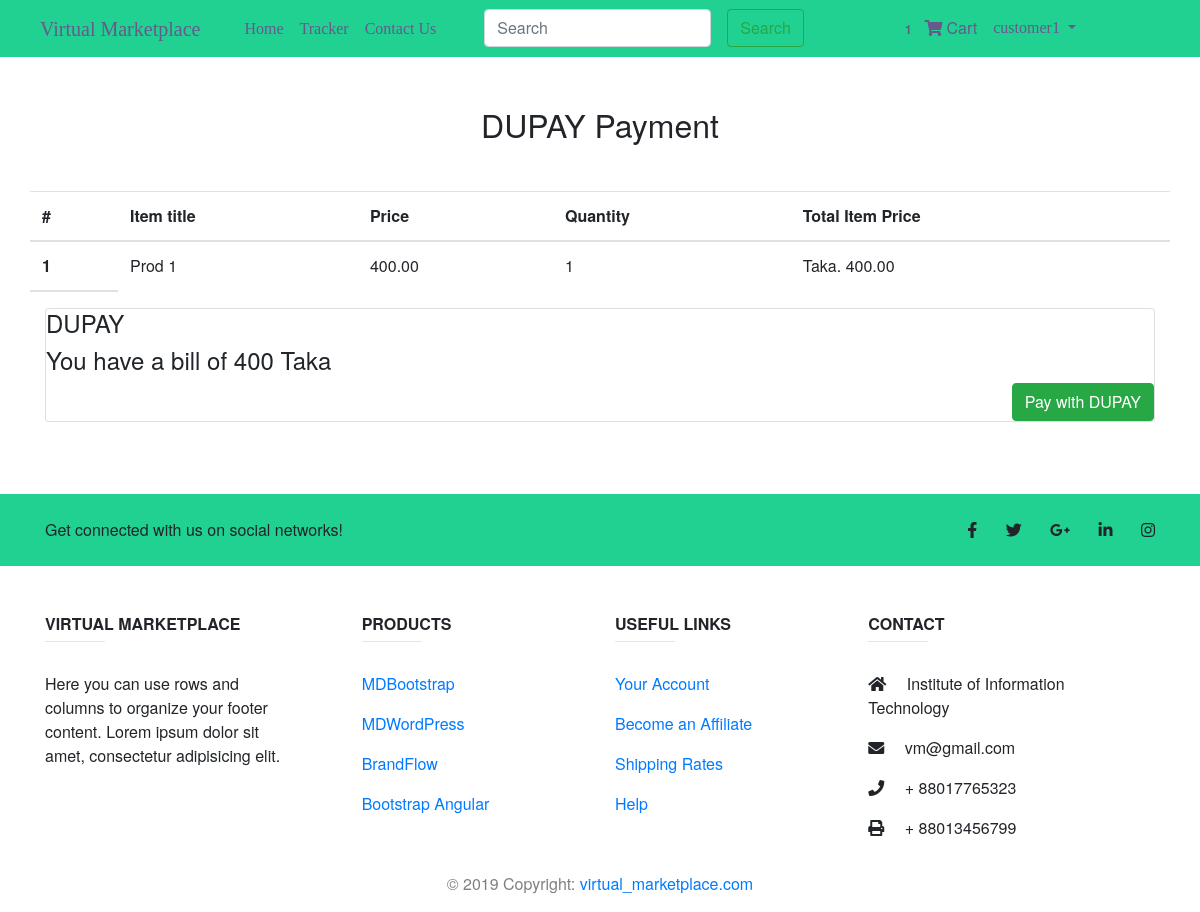
Screenshot of /order/testpayment/dupay (signed in) with the database file from the repository.
### accounts/models.py (models this page shows)
class User(AbstractUser):
    is_seller = models.BooleanField(default=False)
    is_customer = models.BooleanField(default=False)

### orders/models.py (models this page shows, shortened)
class Order(models.Model):
    user = models.ForeignKey(settings.AUTH_USER_MODEL, on_delete=models.CASCADE)
    items = models.ManyToManyField(OrderItem)
    start_date = models.DateTimeField(auto_now_add=True)
    ordered_date = models.DateTimeField()
    ordered = models.BooleanField(default=False)
    billing_address = models.ForeignKey(
        'BillingAddress', on_delete=models.SET_NULL, blank=True, null=True)
    payment = models.ForeignKey(
        'Payment', on_delete=models.SET_NULL, blank=True, null=True)
    def __str__(self):
        return self.user.username
    def get_total(self):
        total = 0
        for order_item in self.items.all():
            total += order_item.get_total_item_price()
        return total

class OrderItem(models.Model):
    user = models.ForeignKey(settings.AUTH_USER_MODEL, on_delete=models.CASCADE)
    item = models.ForeignKey(Product, on_delete=models.CASCADE)
    quantity = models.IntegerField(default=1)
    ordered = models.BooleanField(default=False)
    def get_total_item_price(self):
        return self.quantity * self.item.price

### store/models.py (models this page shows, shortened)
class Product(models.Model):
    name = models.CharField(max_length=50)
    category = models.ForeignKey(Category, on_delete=models.CASCADE,  null=True)
    price = models.DecimalField(max_digits=10, decimal_places=2, blank= True)
    description = models.CharField(max_length=300)
    publish_date = models.DateField()
    image = models.ImageField(upload_to='store/product_images', default="")
    seller = models.ForeignKey(User, on_delete=models.CASCADE)
    likes = models.ManyToManyField(settings.AUTH_USER_MODEL, related_name="likes", blank=True)

### orders/views.py (the view)
# urls.py: path('testpayment/dupay', views.DUPayPaymentView.as_view(), name='dupay-payment'),
class DUPayPaymentView(View):
    def get(self, *args, **kwargs):
        print(self.request.user)
        order = Order.objects.get(user=self.request.user, ordered=False)
        print('Order is: ', order)
        amount = int(order.get_total())
        context = {
            'order': order,
            'amount': amount
        }
        return render(self.request, "orders/dupay_payment.html", context)

### orders/templatetags/cart_template_tags.py (called while the page is built)
@register.filter
def cart_item_count(user):
    if user.is_authenticated:
        qs = Order.objects.filter(user=user, ordered=False)
        if qs.exists():
            return qs[0].items.count()
        return 0

### orders/templates/orders/dupay_payment.html (shortened to what this page needs)
{% extends 'store/basic.html' %}
{% load crispy_forms_tags %}
{% block content %}
    <main>
        <div class="container wow fadeIn">
            <h2 class="my-5 h2 text-center">DUPAY Payment</h2>
            <div class="row">
				<table class="table">
					<thead>
					<tr>
						<th scope="col">#</th>
						<th scope="col">Item title</th>
						<th scope="col">Price</th>
						<th scope="col">Quantity</th>
						<th scope="col">Total Item Price</th>
					</tr>
					{% for order_item in order.items.all %}
						<tr>
							<th scope="row">{{ forloop.counter }}</th>
							<td>{{ order_item.item.name }}</td>
							<td>{{ order_item.item.price }}</td>
							<td>{{ order_item.quantity }} </td>
							<td>  Taka. {{ order_item.get_total_item_price }} </td>
						</tr>
					{% endfor %}
				</table>
                <div class="col-md-12 mb-4">
                    <div class="card">
                        <form action="." method="post" id="dupay-form">
                            <div class="dupay-form-row">
                                <label for="card-element" id="dupayBtnlabel">
                                    <h4> DUPAY </h4>
                                </label>
								<h4> You have a bill of {{amount}} Taka </h4>
                            </div>
                            <button class="btn btn-success float-right" id="dupay-btn"> Pay with DUPAY</button>
                        </form>
                    </div>
                </div>
            </div>
        </div>
    </main>
{% endblock %}

### store/templates/store/basic.html (shortened to what this page needs)
{% load cart_template_tags %}
{% load staticfiles %}
<!doctype html>
<html lang="en">
    <head>
        <link rel="stylesheet" href="https://stackpath.bootstrapcdn.com/bootstrap/4.2.1/css/bootstrap.min.css"
>
        <link rel="stylesheet" href="https://use.fontawesome.com/releases/v5.8.1/css/all.css">
    </head>
    <body>
        <nav class="navbar navbar-expand-lg " style="background-color: #21d192; padding-left: 40px;">
            <a class="navbar-brand logo" href="{% url 'home_view' %}">Virtual Marketplace</a>
            <div class="collapse navbar-collapse" id="navbarSupportedContent">
                <ul class="navbar-nav mr-auto abc" style="padding-left: 20px;">
                    <li class="nav-item">
                        <a class="nav-link" href="{% url 'home_view' %}">Home <span class="sr-only">(current)</span></a>
                    </li>
                    <li class="nav-item">
                        <a class="nav-link" href="{% url 'tracker' %}">Tracker</a>
                    </li>
                    <li class="nav-item">
                        <a class="nav-link" href="{% url 'vm_contact' %}"> Contact Us</a>
                    </li>
                    <li style="padding-left: 40px;">
                        <form method='get' action='{% url 'search_product' %}' class="form-inline my-2 my-lg-0" >
                            <input class="form-control mr-sm-3" type="search" placeholder="Search" aria-label="Search" name="search" id="search">
                            <button class="btn btn-outline-success my-3 my-sm-0" type="submit">Search</button>
                        </form>
                    </li>
                </ul>
                <ul class="navbar-nav nav-flex-icons abc" style="padding-right: 100px;">
                    {% if request.user.is_authenticated %}
                        <li class="nav-item">
                        <a href="{% url 'order-summary' %}" class="nav-link waves-effect">
                        <span class="badge red z-depth-1 mr-1"> {{ request.user|cart_item_count }} </span>
                        <i class="fas fa-shopping-cart"></i>
                        <span class="clearfix d-none d-sm-inline-block"> Cart </span>
                        </a>
                        </li>
                        <li class="nav-item dropdown">
                            <a class="nav-link dropdown-toggle" href="#" id="navbarDropdown" role="button" data-toggle="dropdown" aria-haspopup="true" aria-expanded="false">
                              {{ request.user.username }}
                            </a>
                        </li>
                    {% endif %}
                    </ul>
            </div>
        </nav>
  {% block content %} {% endblock %}
    <br>
    <br>
    <footer class="page-footer font-small blue-grey lighten-5">
      <div style="background-color: #21d192;">
        <div class="container">
          <div class="row py-4 d-flex align-items-center">
            <div class="col-md-6 col-lg-5 text-center text-md-left mb-4 mb-md-0">
              <h6 class="mb-0">Get connected with us on social networks!</h6>
            </div>
            <div class="col-md-6 col-lg-7 text-center text-md-right">
              <a class="fb-ic">
                <i class="fab fa-facebook-f white-text mr-4"> </i>
              </a>
              <a class="tw-ic">
                <i class="fab fa-twitter white-text mr-4"> </i>
              </a>
              <a class="gplus-ic">
                <i class="fab fa-google-plus-g white-text mr-4"> </i>
              </a>
              <a class="li-ic">
                <i class="fab fa-linkedin-in white-text mr-4"> </i>
              </a>
              <a class="ins-ic">
                <i class="fab fa-instagram white-text"> </i>
              </a>
            </div>
          </div>
        </div>
      </div>
          <div class="container text-center text-md-left mt-5">
            <div class="row mt-3 dark-grey-text">
              <div class="col-md-3 col-lg-4 col-xl-3 mb-4">
                <h6 class="text-uppercase font-weight-bold">Virtual Marketplace</h6>
                <hr class="teal accent-3 mb-4 mt-0 d-inline-block mx-auto" style="width: 60px;">
                <p>Here you can use rows and columns to organize your footer content. Lorem ipsum dolor sit amet,
                  consectetur
                  adipisicing elit.</p>
              </div>
              <div class="col-md-2 col-lg-2 col-xl-2 mx-auto mb-4">
                <h6 class="text-uppercase font-weight-bold">Products</h6>
                <hr class="teal accent-3 mb-4 mt-0 d-inline-block mx-auto" style="width: 60px;">
                <p>
                  <a class="dark-grey-text" href="#!">MDBootstrap</a>
                </p>
                <p>
                  <a class="dark-grey-text" href="#!">MDWordPress</a>
                </p>
                <p>
                  <a class="dark-grey-text" href="#!">BrandFlow</a>
                </p>
                <p>
                  <a class="dark-grey-text" href="#!">Bootstrap Angular</a>
                </p>
              </div>
              <div class="col-md-3 col-lg-2 col-xl-2 mx-auto mb-4">
                <h6 class="text-uppercase font-weight-bold">Useful links</h6>
                <hr class="teal accent-3 mb-4 mt-0 d-inline-block mx-auto" style="width: 60px;">
                <p>
                  <a class="dark-grey-text" href="#!">Your Account</a>
                </p>
                <p>
                  <a class="dark-grey-text" href="#!">Become an Affiliate</a>
                </p>
                <p>
                  <a class="dark-grey-text" href="#!">Shipping Rates</a>
                </p>
                <p>
                  <a class="dark-grey-text" href="#!">Help</a>
                </p>
              </div>
              <div class="col-md-4 col-lg-3 col-xl-3 mx-auto mb-md-0 mb-4">
                <h6 class="text-uppercase font-weight-bold">Contact</h6>
                <hr class="teal accent-3 mb-4 mt-0 d-inline-block mx-auto" style="width: 60px;">
                <p>
                  <i class="fas fa-home mr-3"></i> Institute of Information Technology</p>
                <p>
                  <i class="fas fa-envelope mr-3"></i> vm@gmail.com</p>
                <p>
                  <i class="fas fa-phone mr-3"></i> + 88017765323</p>
                <p>
                  <i class="fas fa-print mr-3"></i> + 88013456799</p>
              </div>
            </div>
          </div>
          <div class="footer-copyright text-center text-black-50 py-3">© 2019 Copyright:
            <a class="dark-grey-text" href="#"> virtual_marketplace.com</a>
          </div>
        </footer>
  </body>
</html>

### rows the page displays
User: user|cart_item_count "1", user.username "customer1"
OrderItem: item.name "Prod 1", item.price "400.00", quantity "1", get_total_item_price "400.00"

### other values shown
{{ amount }} "400"
